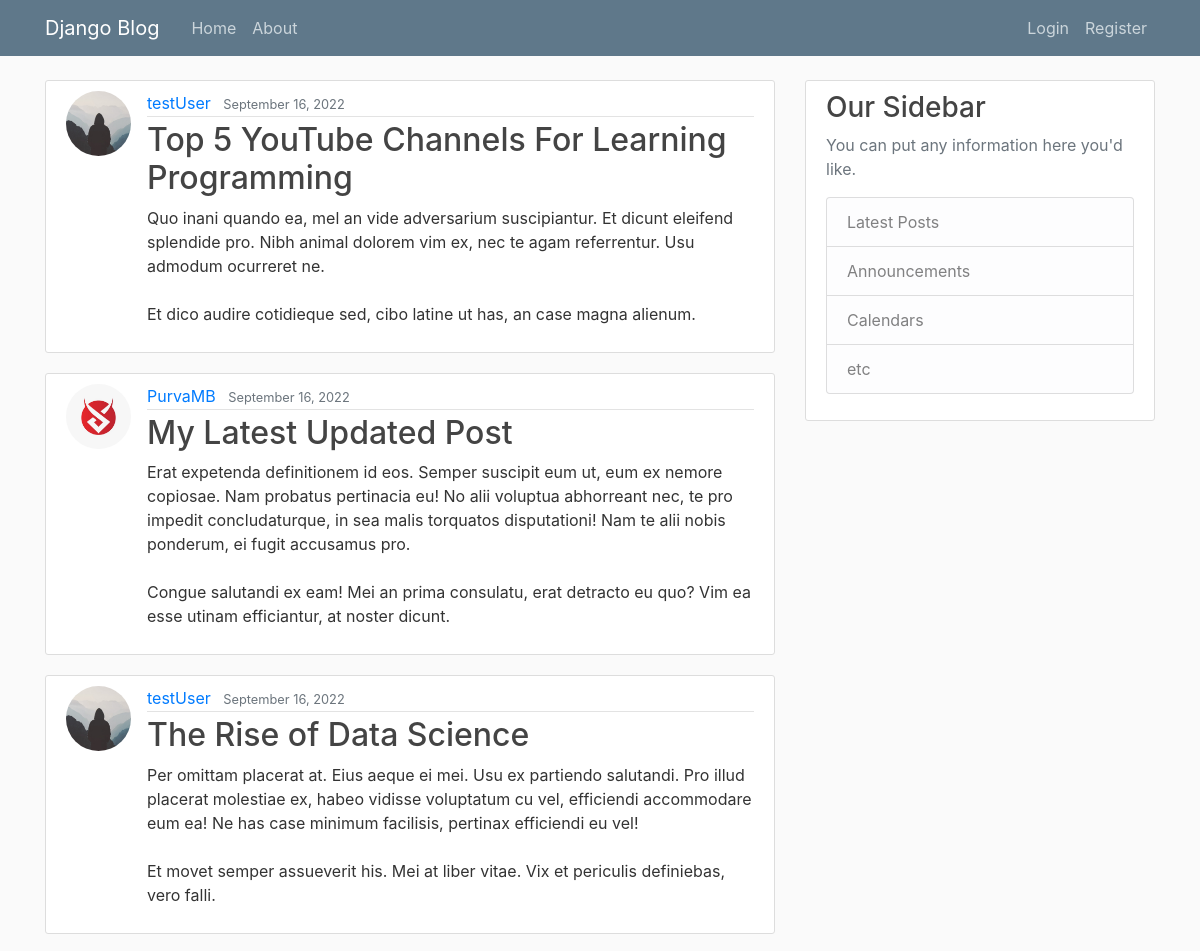
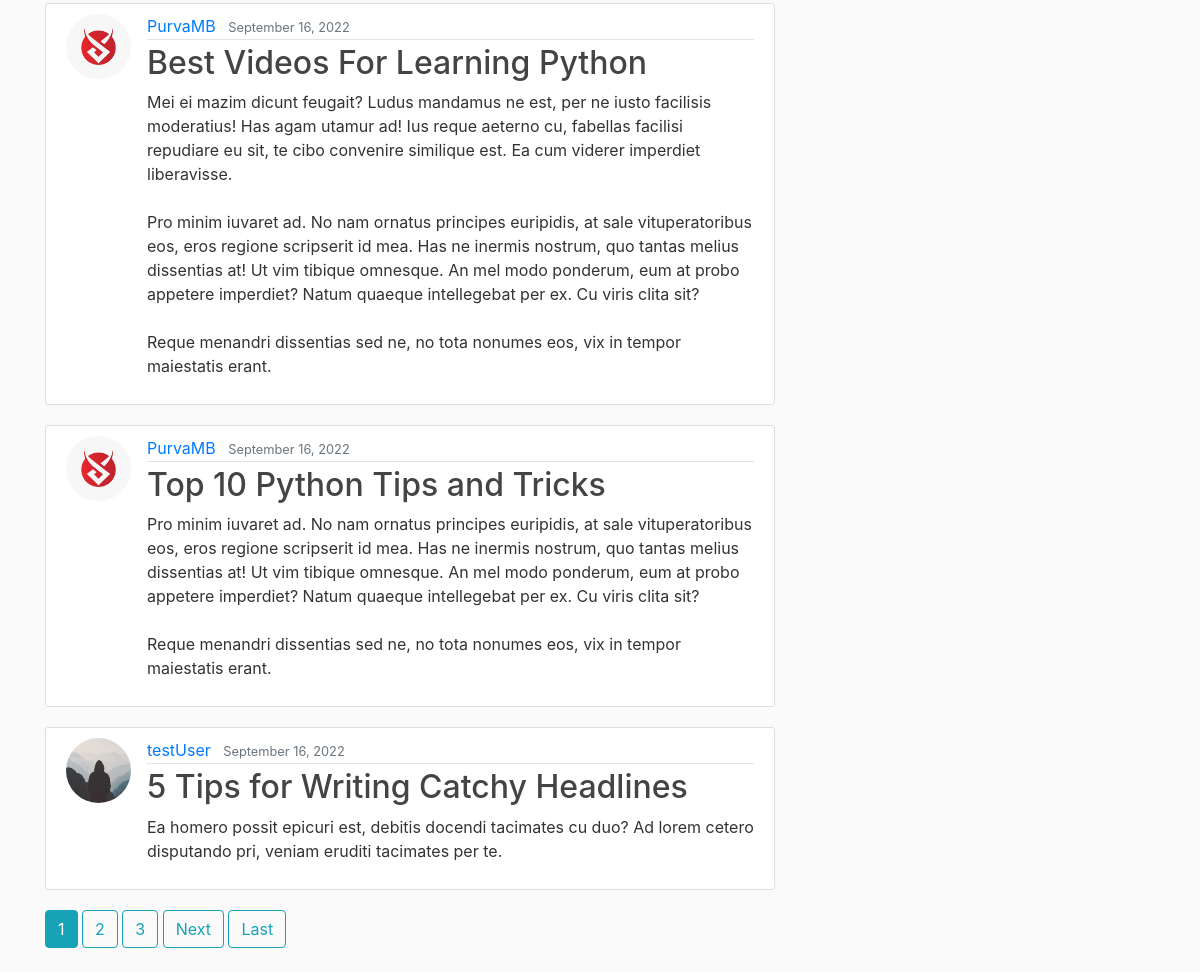
The page / on the database its author committed (2 pictures, top to bottom).
### blog/models.py (models this page shows, shortened)
class Post(models.Model):
    title = models.CharField(max_length=100)
    content = models.TextField()
    date_posted = models.DateTimeField(default=timezone.now)
    author = models.ForeignKey(User, on_delete=models.CASCADE)

### users/models.py (models this page shows, shortened)
class Profile(models.Model):
    user = models.OneToOneField(User, on_delete=models.CASCADE)
    image = models.ImageField(default='default.jpg', upload_to='profile_pics')

### blog/views.py (the view)
# urls.py: path('',PostListView.as_view(), name='blog-home'),
class PostListView(ListView):
    model = Post
    template_name = 'blog/home.html' # <app>/<model>_<view_type>.html
    context_object_name = 'posts'
    ordering = ['-date_posted']
    paginate_by=6

### blog/templates/blog/home.html (shortened to what this page needs)
{% extends "blog/base.html" %}
{% block content %}
{% for post in posts %}
<article class="media content-section">
    <img class="rounded-circle article-img" src="{{ post.author.profile.image.url }}">
    <div class="media-body">
        <div class="article-metadata">
        <a class="mr-2" href="{% url 'user-posts' post.author.username %}">{{ post.author }}</a>
        <small class="text-muted">{{ post.date_posted|date:"F d, Y" }}</small>
        </div>
        <h2><a class="article-title" href="{% url 'post-detail' post.id %}">{{ post.title }}</a></h2>
        <p class="article-content">{{ post.content }}</p>
    </div>
    </article>
{% endfor %}
    {% if is_paginated %}
        {% for num in page_obj.paginator.page_range %}
           {% if page_obj.number == num %}
              <a class="btn btn-info mb-4" href="?page={{ num }}">{{ num }}</a>
            {% elif num > page_obj.number|add:'-3' and num < page_obj.number|add:'3' %}
            <a class="btn btn-outline-info mb-4" href="?page={{ num }}">{{ num }}</a>
           {% endif %}
        {% endfor %}
        {% if page_obj.has_next %}
        <a class="btn btn-outline-info mb-4" href="?page={{ page_obj.next_page_number }}">Next</a>
        <a class="btn btn-outline-info mb-4" href="?page={{ page_obj.paginator.num_pages }}">Last</a>
       {% endif %}
    {% endif %}
{% endblock content %}

### blog/templates/blog/base.html (shortened to what this page needs)
{% load static %}
<!DOCTYPE html>
<html>
<head>
    <link rel="stylesheet" href="https://cdn.jsdelivr.net/npm/bootstrap@4.0.0/dist/css/bootstrap.min.css">
    <link rel="stylesheet" type="text/css"  href="{% static 'blog/main.css' %}">
</head>
<body>
    <header class="site-header">
        <nav class="navbar navbar-expand-md navbar-dark bg-steel fixed-top">
          <div class="container">
            <a class="navbar-brand mr-4" href="/">Django Blog</a>
            <div class="collapse navbar-collapse" id="navbarToggle">
              <div class="navbar-nav mr-auto">
                <a class="nav-item nav-link" href="{% url 'blog-home' %}">Home</a>
                <a class="nav-item nav-link" href="{% url 'blog-about' %}">About</a>
              </div>
              <div class="navbar-nav">
                {% if user.is_authenticated %}
                  <a class="nav-item nav-link" href="{% url 'post-create' %}">New Post</a>
                  <a class="nav-item nav-link" href="{% url 'profile' %}">Profile</a>
                  <a class="nav-item nav-link" href="{% url 'logout' %}">Logout</a>
                {% else %}
                  <a class="nav-item nav-link" href="{% url 'login' %}">Login</a>
                  <a class="nav-item nav-link" href="{% url 'register' %}">Register</a>
                {% endif %}
              </div>
            </div>
          </div>
        </nav>
      </header>
      <main role="main" class="container">
        <div class="row">
          <div class="col-md-8">
            {% block content %}{% endblock %}
          </div>
          <div class="col-md-4">
            <div class="content-section">
              <h3>Our Sidebar</h3>
              <p class='text-muted'>You can put any information here you'd like.
                <ul class="list-group">
                  <li class="list-group-item list-group-item-light">Latest Posts</li>
                  <li class="list-group-item list-group-item-light">Announcements</li>
                  <li class="list-group-item list-group-item-light">Calendars</li>
                  <li class="list-group-item list-group-item-light">etc</li>
                </ul>
              </p>
            </div>
          </div>
        </div>
      </main>
</body>
</html>

### blog/static/blog/main.css (style rules this page uses)
body { background: #fafafa; color: #333333; margin-top: 5rem; }
h1, h2, h3, h4, h5, h6 { color: #444444; }
ul { margin: 0; }
.bg-steel { background-color: #5f788a; }
.site-header .navbar-nav .nav-link { color: #cbd5db; }
.content-section { background: #ffffff; padding: 10px 20px; border: 1px solid #dddddd; border-radius: 3px; margin-bottom: 20px; }
.article-title { color: #444444; }
.article-content { white-space: pre-line; }
.article-img { height: 65px; width: 65px; margin-right: 16px; }
.article-metadata { padding-bottom: 1px; margin-bottom: 4px; border-bottom: 1px solid #e3e3e3 }

### rows shown on the page
Post: author.profile.image (placeholder picture), author "testUser", date_posted "September 16, 2022", title "Top 5 YouTube Channels For Learning Programming", content "Quo inani quando ea, mel an vide adversarium suscipiantur. Et dicunt eleifend splendide pro. Nibh animal dolorem vim ex, nec te agam referrentur. Usu admodum ocurreret ne. Et dico audire cotidieque sed, cibo latine ut has, an case magna alienum."
Post: author.profile.image (picture), author "PurvaMB", date_posted "September 16, 2022", title "My Latest Updated Post", content "Erat expetenda definitionem id eos. Semper suscipit eum ut, eum ex nemore copiosae. Nam probatus pertinacia eu! No alii voluptua abhorreant nec, te pro impedit concludaturque, in sea malis torquatos disputationi! Nam te alii nobis ponderum, ei fugit accusamus pro. Congue salutandi ex eam! Mei an prima consulatu, erat detracto eu quo? Vim ea esse utinam efficiantur, at noster dicunt."
Post: author.profile.image (placeholder picture), author "testUser", date_posted "September 16, 2022", title "The Rise of Data Science", content "Per omittam placerat at. Eius aeque ei mei. Usu ex partiendo salutandi. Pro illud placerat molestiae ex, habeo vidisse voluptatum cu vel, efficiendi accommodare eum ea! Ne has case minimum facilisis, pertinax efficiendi eu vel! Et movet semper assueverit his. Mei at liber vitae. Vix et periculis definiebas, vero falli."
Post: author.profile.image (picture), author "PurvaMB", date_posted "September 16, 2022", title "Best Videos For Learning Python", content "Mei ei mazim dicunt feugait? Ludus mandamus ne est, per ne iusto facilisis moderatius! Has agam utamur ad! Ius reque aeterno cu, fabellas facilisi repudiare eu sit, te cibo convenire similique est. Ea cum viderer imperdiet liberavisse. Pro minim iuvaret ad. No nam ornatus principes euripidis, at sale vituperatoribus eos, eros regione scripserit id mea. Has ne inermis nostrum, quo tantas melius dissentias at! Ut vim tibique omnesque. An mel modo ponderum, eum at probo appetere imperdiet? Natum quaeque intellegebat per ex. Cu viris clita sit? Reque menandri dissentias sed ne, no tota nonumes eos, vix in tempor maiestatis erant."
Post: author.profile.image (picture), author "PurvaMB", date_posted "September 16, 2022", title "Top 10 Python Tips and Tricks", content "Pro minim iuvaret ad. No nam ornatus principes euripidis, at sale vituperatoribus eos, eros regione scripserit id mea. Has ne inermis nostrum, quo tantas melius dissentias at! Ut vim tibique omnesque. An mel modo ponderum, eum at probo appetere imperdiet? Natum quaeque intellegebat per ex. Cu viris clita sit? Reque menandri dissentias sed ne, no tota nonumes eos, vix in tempor maiestatis erant."
Post: author.profile.image (placeholder picture), author "testUser", date_posted "September 16, 2022", title "5 Tips for Writing Catchy Headlines", content "Ea homero possit epicuri est, debitis docendi tacimates cu duo? Ad lorem cetero disputando pri, veniam eruditi tacimates per te."

### other values the page prints
{{ num }} "1"
{{ num }} "2" "3"
